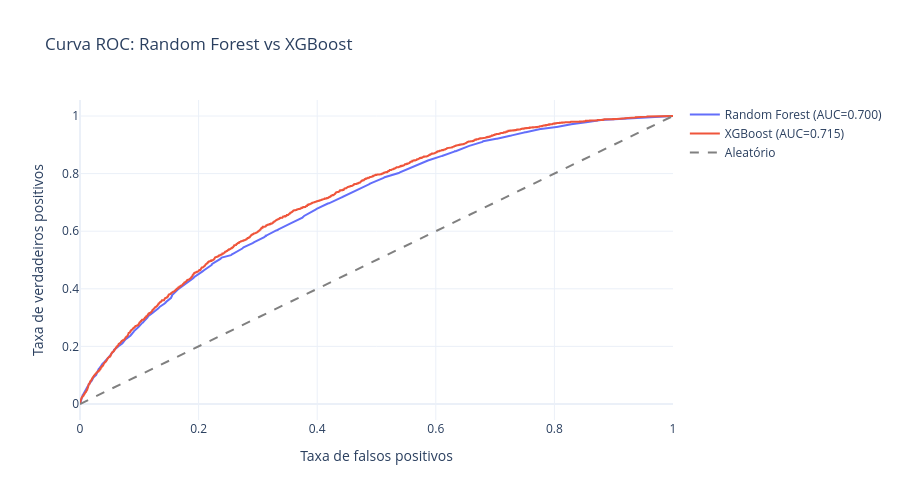

This figure's notebook cell:
### Markdown cell above
## Curva ROC comparativa

A curva ROC mostra o tradeoff entre acertar hits e errar não-hits. Quanto mais a curva se afasta da diagonal cinza, melhor o modelo está separando as classes.

### Code cell
fpr_rf, tpr_rf, _ = roc_curve(y_test, y_prob_rf)
fpr_xgb, tpr_xgb, _ = roc_curve(y_test, y_prob_xgb)

auc_rf = roc_auc_score(y_test, y_prob_rf)
auc_xgb = roc_auc_score(y_test, y_prob_xgb)

fig = go.Figure()
fig.add_trace(go.Scatter(
    x=fpr_rf, y=tpr_rf, mode="lines",
    name=f"Random Forest (AUC={auc_rf:.3f})",
))
fig.add_trace(go.Scatter(
    x=fpr_xgb, y=tpr_xgb, mode="lines",
    name=f"XGBoost (AUC={auc_xgb:.3f})",
))
fig.add_trace(go.Scatter(
    x=[0, 1], y=[0, 1], mode="lines",
    line=dict(dash="dash", color="gray"), name="Aleatório",
))
fig.update_layout(
    title="Curva ROC: Random Forest vs XGBoost",
    xaxis_title="Taxa de falsos positivos",
    yaxis_title="Taxa de verdadeiros positivos",
    height=500, template="plotly_white",
)
fig.show()

### Figure 1 — Plotly figure (JSON) as saved in the notebook; plotly's stock layout.template omitted (floating-point values rounded to 4 significant figures; data arrays with more than 128 entries replaced by an {"elided": "..."} marker saying what was removed)
{"data": [{"mode": "lines", "name": "Random Forest (AUC=0.700)", "type": "scatter", "x": {"elided": "707 float values"}, "y": {"elided": "707 float values"}}, {"mode": "lines", "name": "XGBoost (AUC=0.715)", "type": "scatter", "x": {"elided": "2996 float values"}, "y": {"elided": "2996 float values"}}, {"line": {"color": "gray", "dash": "dash"}, "mode": "lines", "name": "Aleatório", "type": "scatter", "x": [0, 1], "y": [0, 1]}], "layout": {"height": 500, "title": {"text": "Curva ROC: Random Forest vs XGBoost"}, "xaxis": {"title": {"text": "Taxa de falsos positivos"}}, "yaxis": {"title": {"text": "Taxa de verdadeiros positivos"}}}}
